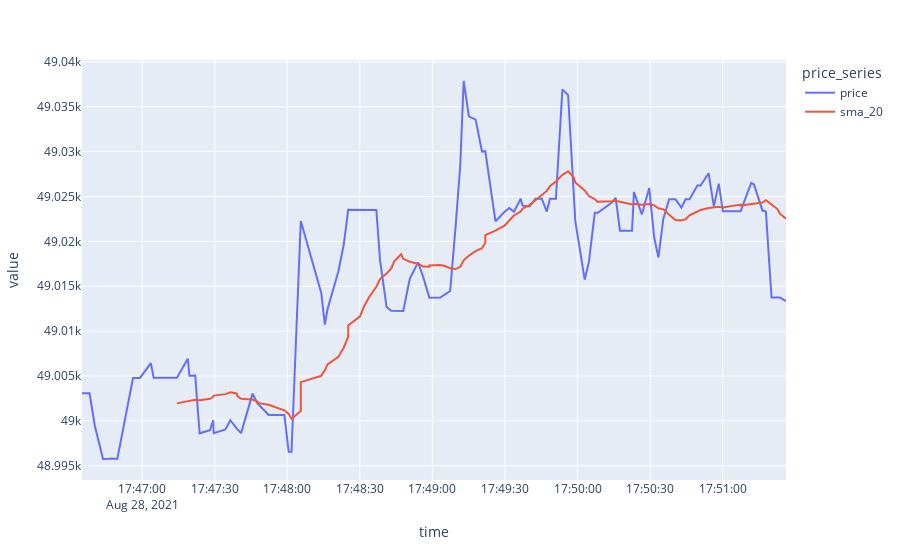

Source (notebook cell):
### Code cell
btc = defaultdict(list)

while True:
    res = requests.get(f"{url}/products/{symbol}/ticker")
    btc['time'].append(res.json()['time'])
    btc['price'].append(float(res.json()['price']))
    btc_df = pd.DataFrame(btc)
    btc_df['sma_20'] = btc_df.price.rolling(20).mean()
    btc_melt = btc_df.melt(id_vars='time', var_name='price_series')
    fig = px.line(btc_melt, x='time', y='value', color='price_series')
    clear_output()
    display(fig)
    time.sleep(2)

### Figure 1 — Plotly figure (JSON) as saved in the notebook; plotly's stock layout.template omitted (floating-point values rounded to 4 significant figures; data arrays with more than 128 entries replaced by an {"elided": "..."} marker saying what was removed)
{"data": [{"hovertemplate": "price_series=price<br>time=%{x}<br>value=%{y}<extra></extra>", "legendgroup": "price", "line": {"color": "#636efa", "dash": "solid"}, "mode": "lines", "name": "price", "orientation": "v", "showlegend": true, "type": "scatter", "x": {"elided": "133 str values"}, "xaxis": "x", "y": {"elided": "133 float values"}, "yaxis": "y"}, {"hovertemplate": "price_series=sma_20<br>time=%{x}<br>value=%{y}<extra></extra>", "legendgroup": "sma_20", "line": {"color": "#EF553B", "dash": "solid"}, "mode": "lines", "name": "sma_20", "orientation": "v", "showlegend": true, "type": "scatter", "x": {"elided": "133 str values"}, "xaxis": "x", "y": {"elided": "133 float values"}, "yaxis": "y"}], "layout": {"autosize": true, "legend": {"title": {"text": "price_series"}, "tracegroupgap": 0}, "margin": {"t": 60}, "xaxis": {"anchor": "y", "autorange": true, "domain": [0, 1], "range": ["2021-08-28 17:46:35.1621", "2021-08-28 17:51:26.174"], "title": {"text": "time"}, "type": "date"}, "yaxis": {"anchor": "x", "autorange": true, "domain": [0, 1], "range": [48990.0, 49040.0], "title": {"text": "value"}, "type": "linear"}}}
